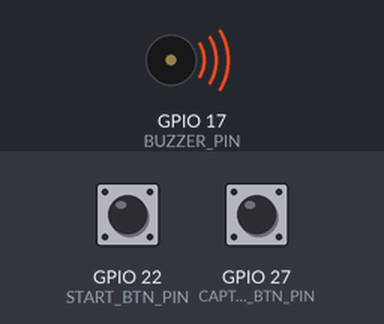
This program was run on a simulated Raspberry Pi (BCM pin numbers). Shown: buzzer (waves = sounding, pin HIGH). The inputs (shaded band) are chosen by the test bench; at power-on: GPIO 22 (START_BTN_PIN) HIGH, GPIO 27 (CAPTURE_BTN_PIN) HIGH. The clock reads 2024-03-15 10:24:30 at power-on unless the program sets it; what the program prints to the terminal is not drawn. At 10.6 s the program stops and its outputs stay as they are.

Above: at 0.1 s.
At 5.2 s:
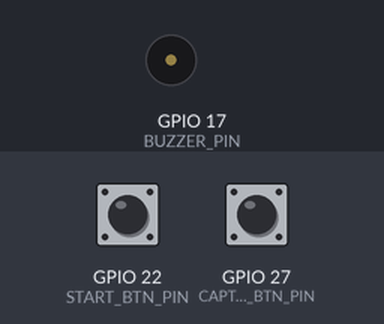
Timing chart, 0 to 6.7 s (numbered marks = the images above):
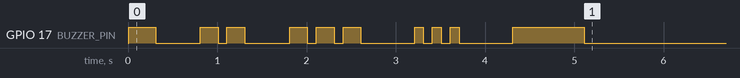

The program:

simple_hardware_test.py
```python
#!/usr/bin/env python3
"""
Simple Hardware Test - Non-interactive version
Tests buttons and buzzer without requiring user input
"""

import time
import sys

# GPIO imports with fallback
try:
    import RPi.GPIO as GPIO
    GPIO_LIBRARY = "RPi.GPIO"
    print("✅ Using RPi.GPIO library")
except ImportError:
    try:
        import RPi.lgpio as GPIO
        GPIO_LIBRARY = "RPi.lgpio"
        print("✅ Using RPi.lgpio library")
    except ImportError:
        GPIO = None
        GPIO_LIBRARY = None
        print("❌ No GPIO library available - running in simulation mode")

class SimpleHardwareTest:
    def __init__(self):
        # GPIO Pin Configuration (matching main system)
        self.BUZZER_PIN = 17      # Buzzer on GPIO 17
        self.START_BTN_PIN = 22   # Start/Stop button on GPIO 22
        self.CAPTURE_BTN_PIN = 27 # Capture reference button on GPIO 27

        # Button state tracking
        self.last_start_btn_state = 1  # HIGH (not pressed)
        self.last_capture_btn_state = 1  # HIGH (not pressed)

        # Statistics
        self.start_presses = 0
        self.capture_presses = 0
        self.buzzer_tests = 0

        # Initialize GPIO
        self.setup_gpio()

        print("🔧 Simple Hardware Test Initialized!")
        print("=" * 60)
        print("HARDWARE CONFIGURATION:")
        print(f"  Buzzer: GPIO {self.BUZZER_PIN}")
        print(f"  Start Button: GPIO {self.START_BTN_PIN}")
        print(f"  Capture Button: GPIO {self.CAPTURE_BTN_PIN}")
        print("=" * 60)

    def setup_gpio(self):
        """Initialize GPIO pins for buzzer and buttons"""
        if GPIO is None:
            print("⚠️  No GPIO library - running in simulation mode")
            return

        try:
            if GPIO_LIBRARY == "RPi.GPIO":
                GPIO.setmode(GPIO.BCM)
                GPIO.setwarnings(False)

                # Setup buzzer pin
                GPIO.setup(self.BUZZER_PIN, GPIO.OUT)
                GPIO.output(self.BUZZER_PIN, GPIO.LOW)

                # Setup button pins with pull-up resistors
                GPIO.setup(self.START_BTN_PIN, GPIO.IN, pull_up_down=GPIO.PUD_UP)
                GPIO.setup(self.CAPTURE_BTN_PIN, GPIO.IN, pull_up_down=GPIO.PUD_UP)

            elif GPIO_LIBRARY == "RPi.lgpio":
                # For lgpio library
                self.gpio_handle = GPIO.gpiochip_open(0)
                GPIO.gpio_claim_output(self.gpio_handle, self.BUZZER_PIN, 0)
                GPIO.gpio_claim_input(self.gpio_handle, self.START_BTN_PIN, GPIO.SET_PULL_UP)
                GPIO.gpio_claim_input(self.gpio_handle, self.CAPTURE_BTN_PIN, GPIO.SET_PULL_UP)

            print("✅ GPIO pins configured successfully")
            print("  🔌 Buzzer: GPIO 17 (OUTPUT)")
            print("  🔘 Start Button: GPIO 22 (INPUT with PUD_UP)")
            print("  🔘 Capture Button: GPIO 27 (INPUT with PUD_UP)")

        except Exception as e:
            print(f"❌ GPIO setup failed: {e}")
            print("Running in simulation mode")

    def buzzer_beep(self, duration=0.3, pattern="single"):
        """Generate buzzer beep with different patterns"""
        if GPIO is None:
            print(f"🔊 [SIM] Buzzer beep: {pattern} ({duration}s)")
            return

        try:
            if pattern == "single":
                self._buzzer_on_off(duration)
            elif pattern == "double":
                self._buzzer_on_off(0.2)
                time.sleep(0.1)
                self._buzzer_on_off(0.2)
            elif pattern == "triple":
                for _ in range(3):
                    self._buzzer_on_off(0.2)
                    time.sleep(0.1)
            elif pattern == "error":
                for _ in range(3):
                    self._buzzer_on_off(0.1)
                    time.sleep(0.1)
            elif pattern == "long":
                self._buzzer_on_off(duration)

            self.buzzer_tests += 1
            print(f"🔊 Buzzer test #{self.buzzer_tests}: {pattern} pattern")

        except Exception as e:
            print(f"❌ Buzzer error: {e}")

    def _buzzer_on_off(self, duration):
        """Simple buzzer ON/OFF control"""
        if GPIO_LIBRARY == "RPi.GPIO":
            GPIO.output(self.BUZZER_PIN, GPIO.HIGH)
            time.sleep(duration)
            GPIO.output(self.BUZZER_PIN, GPIO.LOW)
        elif GPIO_LIBRARY == "RPi.lgpio":
            GPIO.gpio_write(self.gpio_handle, self.BUZZER_PIN, 1)
            time.sleep(duration)
            GPIO.gpio_write(self.gpio_handle, self.BUZZER_PIN, 0)

    def check_buttons(self):
        """Check button states and handle presses"""
        if GPIO is None:
            return

        try:
            if GPIO_LIBRARY == "RPi.GPIO":
                # Check start/stop button (GPIO 22)
                start_btn_state = GPIO.input(self.START_BTN_PIN)
                if start_btn_state == GPIO.LOW and self.last_start_btn_state == GPIO.HIGH:
                    # Button pressed (falling edge)
                    self.handle_start_button()
                    time.sleep(0.1)  # Debounce
                self.last_start_btn_state = start_btn_state

                # Check capture button (GPIO 27)
                capture_btn_state = GPIO.input(self.CAPTURE_BTN_PIN)
                if capture_btn_state == GPIO.LOW and self.last_capture_btn_state == GPIO.HIGH:
                    # Button pressed (falling edge)
                    self.handle_capture_button()
                    time.sleep(0.1)  # Debounce
                self.last_capture_btn_state = capture_btn_state

            elif GPIO_LIBRARY == "RPi.lgpio":
                # Check start/stop button (GPIO 22)
                start_btn_state = GPIO.gpio_read(self.gpio_handle, self.START_BTN_PIN)
                if start_btn_state == 0 and self.last_start_btn_state == 1:
                    # Button pressed (falling edge)
                    self.handle_start_button()
                    time.sleep(0.1)  # Debounce
                self.last_start_btn_state = start_btn_state

                # Check capture button (GPIO 27)
                capture_btn_state = GPIO.gpio_read(self.gpio_handle, self.CAPTURE_BTN_PIN)
                if capture_btn_state == 0 and self.last_capture_btn_state == 1:
                    # Button pressed (falling edge)
                    self.handle_capture_button()
                    time.sleep(0.1)  # Debounce
                self.last_capture_btn_state = capture_btn_state

        except Exception as e:
            print(f"❌ Button check error: {e}")

    def handle_start_button(self):
        """Handle start/stop button press"""
        self.start_presses += 1
        print(f"🔘 START BUTTON PRESSED! (#{self.start_presses})")
        self.buzzer_beep(0.3, "single")

    def handle_capture_button(self):
        """Handle capture reference button press"""
        self.capture_presses += 1
        print(f"🔘 CAPTURE BUTTON PRESSED! (#{self.capture_presses})")
        self.buzzer_beep(0.2, "triple")

    def test_buzzer_patterns(self):
        """Test all buzzer patterns"""
        print("\n🎵 TESTING ALL BUZZER PATTERNS")
        print("=" * 40)

        patterns = [
            ("Single beep", "single", 0.3),
            ("Double beep", "double", 0.0),
            ("Triple beep", "triple", 0.0),
            ("Error pattern", "error", 0.0),
            ("Long beep", "long", 0.8),
        ]

        for name, pattern, duration in patterns:
            print(f"Testing: {name}")
            self.buzzer_beep(duration, pattern)
            time.sleep(0.5)

        print("✅ All buzzer patterns tested!")

    def show_button_states(self):
        """Show current button states"""
        if GPIO is None:
            print("🔘 [SIM] Start Button: HIGH (not pressed)")
            print("🔘 [SIM] Capture Button: HIGH (not pressed)")
            return

        try:
            if GPIO_LIBRARY == "RPi.GPIO":
                start_state = GPIO.input(self.START_BTN_PIN)
                capture_state = GPIO.input(self.CAPTURE_BTN_PIN)
            elif GPIO_LIBRARY == "RPi.lgpio":
                start_state = GPIO.gpio_read(self.gpio_handle, self.START_BTN_PIN)
                capture_state = GPIO.gpio_read(self.gpio_handle, self.CAPTURE_BTN_PIN)

            start_status = "PRESSED" if start_state == 0 else "NOT PRESSED"
            capture_status = "PRESSED" if capture_state == 0 else "NOT PRESSED"

            print(f"🔘 Start Button (GPIO 22): {start_status} (raw: {start_state})")
            print(f"🔘 Capture Button (GPIO 27): {capture_status} (raw: {capture_state})")

        except Exception as e:
            print(f"❌ Error reading button states: {e}")

    def test_buttons_continuous(self, duration=10):
        """Test buttons continuously for specified duration"""
        print(f"\n🔘 TESTING BUTTONS CONTINUOUSLY FOR {duration} SECONDS")
        print("=" * 50)
        print("Press the buttons to test them!")
        print()

        start_time = time.time()
        try:
            while time.time() - start_time < duration:
                self.check_buttons()
                time.sleep(0.01)  # 10ms polling
        except KeyboardInterrupt:
            print("\n⏹️  Button testing stopped by user")

        print(f"\n⏹️  Button testing completed after {duration} seconds")

    def print_statistics(self):
        """Print test statistics"""
        print("\n" + "=" * 60)
        print("📊 TEST STATISTICS")
        print("=" * 60)
        print(f"Start Button Presses:  {self.start_presses}")
        print(f"Capture Button Presses: {self.capture_presses}")
        print(f"Buzzer Tests:          {self.buzzer_tests}")
        print("=" * 60)

    def cleanup(self):
        """Cleanup GPIO"""
        try:
            if GPIO is not None:
                if GPIO_LIBRARY == "RPi.GPIO":
                    GPIO.cleanup()
                elif GPIO_LIBRARY == "RPi.lgpio":
                    GPIO.gpiochip_close(self.gpio_handle)
            print("✅ GPIO cleanup completed")
        except Exception as e:
            print(f"❌ Cleanup error: {e}")

def main():
    """Main function"""
    print("🚀 Starting Simple Hardware Test...")

    test = SimpleHardwareTest()

    try:
        # Check if command line arguments provided
        if len(sys.argv) > 1:
            command = sys.argv[1].lower()

            if command == "buzzer":
                test.test_buzzer_patterns()
            elif command == "buttons":
                duration = int(sys.argv[2]) if len(sys.argv) > 2 else 10
                test.test_buttons_continuous(duration)
            elif command == "states":
                test.show_button_states()
            elif command == "beep":
                test.buzzer_beep(0.3, "single")
            elif command == "all":
                test.test_buzzer_patterns()
                test.show_button_states()
                test.test_buttons_continuous(5)
            else:
                print(f"❌ Unknown command: {command}")
                print("Available commands: buzzer, buttons [duration], states, beep, all")
        else:
            # Default: run all tests
            print("Running all tests...")
            test.test_buzzer_patterns()
            test.show_button_states()
            test.test_buttons_continuous(5)

    except KeyboardInterrupt:
        print("\n⏹️  Test interrupted by user")
    except Exception as e:
        print(f"❌ Error: {e}")
    finally:
        test.print_statistics()
        test.cleanup()

if __name__ == "__main__":
    main()
```
